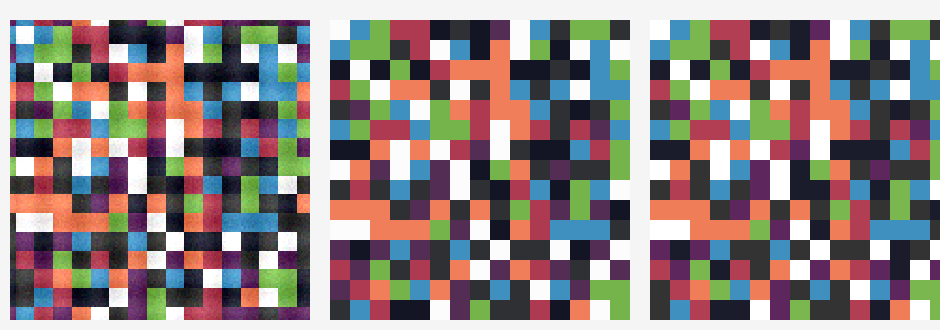
#> input picture assets/comparison.png, 940 x 330 px
$ python pixelart.py ../assets/comparison.png out.png
#> lines starting #> are read from the running program, lines starting #| are printed output that depends on the picture
#!/usr/bin/env python3
"""
pixelart.py — 把"看着像素化但其实有杂色/未对齐"的图（典型如 AI 生成的伪像素图）
重建成网格对齐、纯色块、固定调色板的真像素画。

核心三步：
  1) 估计真实块尺寸（行/列差分能量的自相关，找基频周期）
  2) 偏移对齐 + 每块取「众数色」（块内方差最小的对齐位置 + 分箱众数，干掉杂色/过渡色）
  3) 全局颜色量化（KMeans 自动调色板，或对齐到你指定的固定调色板）

依赖: numpy, Pillow, scikit-learn
    pip install numpy pillow scikit-learn

用法示例:
  # 自动估计块尺寸，量化到 32 色
  python pixelart.py in.png out.png --colors 32

  # 手动指定块大小为 8，量化到 16 色，并放大 8 倍方便看
  python pixelart.py in.png out.png --block 8 --colors 16 --upscale 8

  # 用固定调色板（十六进制列表或一张调色板图）
  python pixelart.py in.png out.png --block 8 --palette "#1a1c2c,#5d275d,#b13e53,#ef7d57"
  python pixelart.py in.png out.png --block 8 --palette mypalette.png
"""

import argparse
import numpy as np
from PIL import Image


# ---------------------------------------------------------------------------
# 1. 块尺寸估计
# ---------------------------------------------------------------------------
def _first_prominent_peak(signal, min_lag=2, max_lag=64):
    """对 1D 信号做自相关，返回第一个显著峰对应的 lag（即基频周期）。"""
    s = signal.astype(np.float64)
    s = s - s.mean()
    if np.allclose(s, 0):
        return None
    max_lag = min(max_lag, len(s) - 1)
    ac = np.array([np.dot(s[:-lag], s[lag:]) for lag in range(1, max_lag + 1)])
    if ac.max() <= 0:
        return None
    ac = ac / ac.max()
    thresh = 0.5  # 峰必须达到最大自相关的一半才算数
    for lag in range(min_lag, max_lag + 1):
        i = lag - 1
        left = ac[i - 1] if i - 1 >= 0 else -np.inf
        right = ac[i + 1] if i + 1 < len(ac) else -np.inf
        if ac[i] >= thresh and ac[i] >= left and ac[i] >= right:
            return lag
    return int(np.argmax(ac[min_lag - 1:])) + min_lag


def estimate_block_size(rgb):
    """从边界周期性估计块尺寸（取 x/y 方向估计的中位/较稳值）。"""
    g = rgb.astype(np.float64).mean(axis=2)
    # 竖直边界 -> 沿 x 的能量曲线
    col_energy = np.abs(np.diff(g, axis=1)).sum(axis=0)
    # 水平边界 -> 沿 y 的能量曲线
    row_energy = np.abs(np.diff(g, axis=0)).sum(axis=1)
    bx = _first_prominent_peak(col_energy)
    by = _first_prominent_peak(row_energy)
    cands = [b for b in (bx, by) if b]
    if not cands:
        return 8  # 兜底
    return int(round(np.mean(cands)))


# ---------------------------------------------------------------------------
# 2. 偏移对齐 + 每块取色
# ---------------------------------------------------------------------------
def _block_variance_at_offset(g, block, ox, oy):
    """给定偏移，计算所有完整块的「块内方差」之和（越小越对齐）。"""
    H, W = g.shape
    g2 = g[oy:oy + ((H - oy) // block) * block,
           ox:ox + ((W - ox) // block) * block]
    if g2.size == 0:
        return np.inf
    h, w = g2.shape
    blocks = g2.reshape(h // block, block, w // block, block)
    blocks = blocks.transpose(0, 2, 1, 3).reshape(-1, block * block)
    return float(blocks.var(axis=1).sum())


def best_offset(rgb, block):
    """在 [0,block) x [0,block) 中搜索让块内方差最小的对齐偏移。"""
    g = rgb.astype(np.float64).mean(axis=2)
    best, best_off = np.inf, (0, 0)
    for oy in range(block):
        for ox in range(block):
            v = _block_variance_at_offset(g, block, ox, oy)
            if v < best:
                best, best_off = v, (ox, oy)
    return best_off


def _dominant_color(pixels, bin_size=16):
    """块内「分箱众数」取色：先按 bin_size 量化分箱，取最大箱，
    再返回该箱内像素的真实均值。比直接取平均更能避开过渡色/杂色。"""
    keys = (pixels // bin_size).astype(np.int64)
    flat = keys[:, 0] * 100000 + keys[:, 1] * 1000 + keys[:, 2]
    vals, counts = np.unique(flat, return_counts=True)
    top = vals[np.argmax(counts)]
    mask = flat == top
    return pixels[mask].mean(axis=0)


def downscale_dominant(rgb, block, offset):
    """按块尺寸+偏移降采样，每块取众数色，得到 1 像素=1 块 的小图。"""
    ox, oy = offset
    H, W, _ = rgb.shape
    h_blocks = (H - oy) // block
    w_blocks = (W - ox) // block
    out = np.zeros((h_blocks, w_blocks, 3), dtype=np.float64)
    for by in range(h_blocks):
        for bx in range(w_blocks):
            y0 = oy + by * block
            x0 = ox + bx * block
            patch = rgb[y0:y0 + block, x0:x0 + block].reshape(-1, 3)
            out[by, bx] = _dominant_color(patch)
    return np.clip(out, 0, 255)


# ---------------------------------------------------------------------------
# 3. 颜色量化
# ---------------------------------------------------------------------------
def _parse_palette(spec):
    """支持 '#rrggbb,#rrggbb' 列表 或 一张调色板图片路径。"""
    if "," in spec or spec.strip().startswith("#"):
        cols = []
        for tok in spec.split(","):
            tok = tok.strip().lstrip("#")
            cols.append([int(tok[i:i + 2], 16) for i in (0, 2, 4)])
        return np.array(cols, dtype=np.float64)
    # 当作调色板图片：取其中所有唯一颜色
    pal = np.array(Image.open(spec).convert("RGB")).reshape(-1, 3)
    return np.unique(pal, axis=0).astype(np.float64)


def quantize_to_palette(small, palette):
    """把每个块颜色对齐到最近的调色板颜色（RGB 欧氏距离）。"""
    flat = small.reshape(-1, 3)
    d = np.linalg.norm(flat[:, None, :] - palette[None, :, :], axis=2)
    idx = d.argmin(axis=1)
    return palette[idx].reshape(small.shape)


def quantize_kmeans(small, n_colors):
    """用 KMeans 自动生成 n_colors 色调色板并对齐。"""
    from sklearn.cluster import KMeans
    flat = small.reshape(-1, 3)
    n = min(n_colors, len(np.unique(flat, axis=0)))
    km = KMeans(n_clusters=n, n_init=4, random_state=0).fit(flat)
    centers = km.cluster_centers_
    return centers[km.labels_].reshape(small.shape)


# ---------------------------------------------------------------------------
# 主流程
# ---------------------------------------------------------------------------
def process(in_path, out_path, block=None, colors=None,
            palette=None, upscale=1):
    rgb = np.array(Image.open(in_path).convert("RGB")).astype(np.float64)

    if block is None:
        block = estimate_block_size(rgb)
        print(f"[auto] 估计块尺寸 = {block}px")
    else:
        print(f"[manual] 块尺寸 = {block}px")

    off = best_offset(rgb, block)
    print(f"[align] 最佳偏移 = {off}")

    small = downscale_dominant(rgb, block, off)
    print(f"[downscale] 输出网格 = {small.shape[1]} x {small.shape[0]} 块")

    if palette is not None:
        pal = _parse_palette(palette)
        small = quantize_to_palette(small, pal)
        print(f"[quantize] 对齐到固定调色板 ({len(pal)} 色)")
    elif colors is not None:
        small = quantize_kmeans(small, colors)
        print(f"[quantize] KMeans 量化到 {colors} 色")

    small_u8 = small.round().astype(np.uint8)
    img = Image.fromarray(small_u8, "RGB")
    if upscale > 1:
        img = img.resize(
            (img.width * upscale, img.height * upscale), Image.NEAREST
        )
    img.save(out_path)
    print(f"[done] 已保存 -> {out_path} ({img.width}x{img.height})")


def main():
    p = argparse.ArgumentParser(
        description="把 AI 伪像素图重建为真像素画"
    )
    p.add_argument("input")
    p.add_argument("output")
    p.add_argument("--block", type=int, default=None,
                   help="手动指定块尺寸(px)；省略则自动估计")
    p.add_argument("--colors", type=int, default=None,
                   help="KMeans 自动调色板色数")
    p.add_argument("--palette", type=str, default=None,
                   help="固定调色板：'#rrggbb,#rrggbb...' 或调色板图片路径")
    p.add_argument("--upscale", type=int, default=1,
                   help="输出放大倍数(最近邻)，方便预览")
    a = p.parse_args()
    process(a.input, a.output, a.block, a.colors, a.palette, a.upscale)
#> in estimate_block_size, `g = rgb.astype(np.float64).mean(axis=2)`:
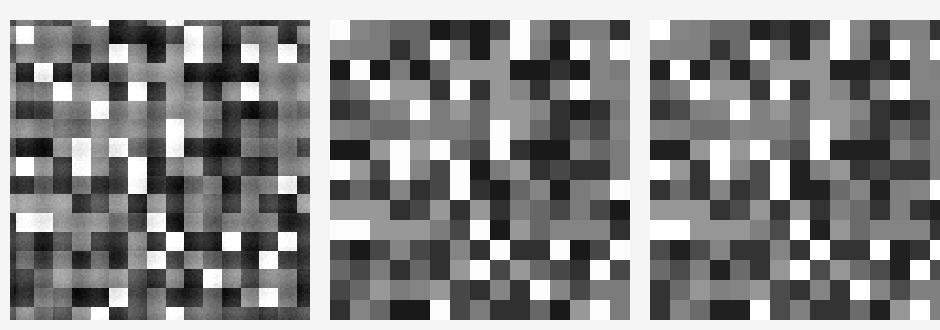
#> g: shape (330, 940) float64; min 0, max 255, mean 133.6
#> in estimate_block_size, `col_energy = np.abs(np.diff(g, axis=1)).sum(axis=0)`: col_energy = 939 values, max 43818 at index 9, min 0 at index 0, mean 1506.3
#> in estimate_block_size, `row_energy = np.abs(np.diff(g, axis=0)).sum(axis=1)`: row_energy = 329 values, max 125954 at index 319, min 0 at index 0, mean 4405.2
#> in _first_prominent_peak, `s = signal.astype(np.float64)`: s has the same summary as col_energy in estimate_block_size
#> in _first_prominent_peak, `s = s - s.mean()`: s = 939 values, max 42311.7 at index 9, min -1506.3 at index 0, mean 3.1e-13
#> in _first_prominent_peak, `max_lag = min(max_lag, len(s) - 1)`: max_lag = 64
#> in _first_prominent_peak, `ac = np.array([np.dot(s[:-lag], s[lag:]) for lag in range(1, max_lag +..`: ac = 64 values, max 1.78e+10 at index 19, min -1.93e+09 at index 0, mean -6189139.1
#> in _first_prominent_peak, `ac = ac / ac.max()`: ac = 64 values, max 1 at index 19, min -0.109 at index 0, mean -0.000349
#> the loop in _first_prominent_peak, `for lag in range(min_lag, max_lag + 1):` made 19 passes
#> (left, right) on passes 1 to 12: (-0.109, -0.101), (-0.0433, -0.0531), (-0.101, -0.0907), (-0.0531, -0.025), (-0.0907, -0.0766), (-0.025, -0.078), (-0.0766, -0.0634), (-0.078, -0.0868), (-0.0634, -0.048), (-0.0868, -0.0968), (-0.048, 0.00573), (-0.0968, -0.106)
#> in estimate_block_size, `bx = _first_prominent_peak(col_energy)`: bx = 20
#> the loop in _first_prominent_peak, `for lag in range(min_lag, max_lag + 1):` made 19 passes
#> (left, right) on passes 1 to 12: (-0.12, -0.0773), (-0.0677, -0.0721), (-0.0773, -0.168), (-0.0721, -0.018), (-0.168, -0.104), (-0.018, -0.0516), (-0.104, -0.0466), (-0.0516, -0.154), (-0.0466, -0.0156), (-0.154, -0.0967), (-0.0156, -0.000683), (-0.0967, -0.0925)
#> in estimate_block_size, `cands = [b for b in (bx, by) if b]`: cands = [20, 20]
#> in process, `block = estimate_block_size(rgb)`: block = 20
#| [auto] 估计块尺寸 = 20px
#> the loop in best_offset, `for oy in range(block):` made 20 passes
#> pass 1, in _block_variance_at_offset, `g2 = g[oy:oy + ((H - oy) // block) * block, ox:ox + ((W - ox) // block..`:
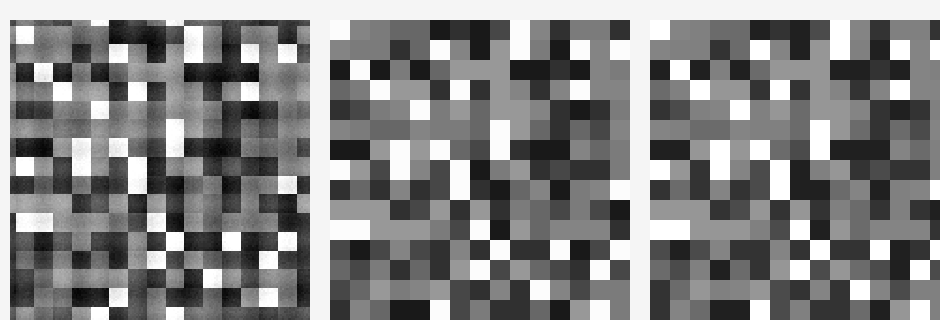
#> g2: shape (320, 940) float64; min 0, max 255, mean 130.2
#> pass 1, in _block_variance_at_offset, `blocks = blocks.transpose(0, 2, 1, 3).reshape(-1, block * block)`:
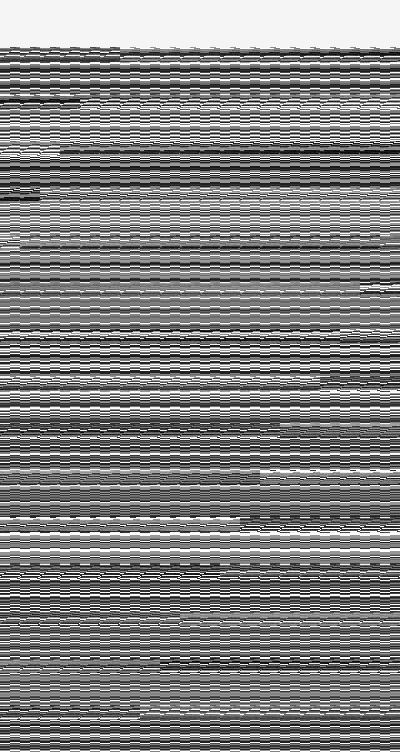
#> blocks: shape (752, 400) float64; min 0, max 255, mean 130.2
#> pass 1, in _block_variance_at_offset (call 2), `g2 = g[oy:oy + ((H - oy) // block) * block, ox:ox + ((W - ox) // block..`:
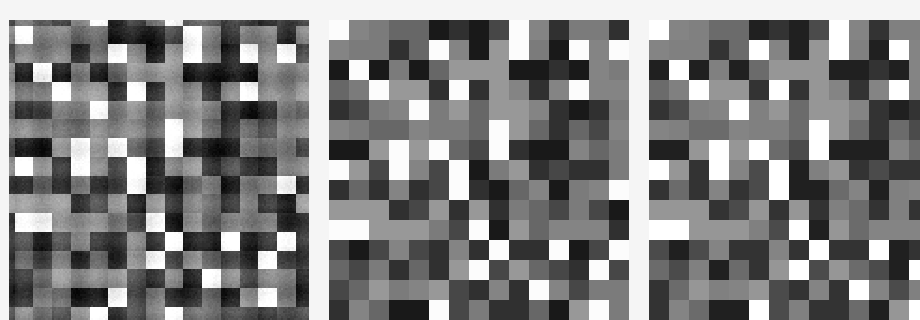
#> g2: shape (320, 920) float64; min 0, max 255, mean 129.9
#> pass 1, in _block_variance_at_offset (call 2), `blocks = blocks.transpose(0, 2, 1, 3).reshape(-1, block * block)`:
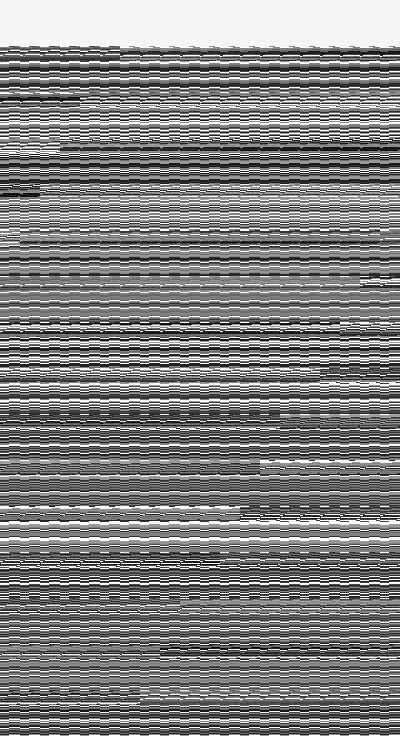
#> blocks: shape (736, 400) float64; min 0, max 255, mean 129.9
#| [align] 最佳偏移 = (10, 0)
#| [downscale] 输出网格 = 46 x 16 块
#> in process, `img = Image.fromarray(small_u8, "RGB")`:
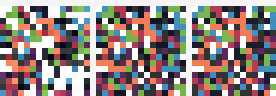
#> img: PIL image 46x16 RGB (shown 6 times larger); mean R, G, B 145.4, 133.8, 131.6
#| [done] 已保存 -> out.png (46x16)


if __name__ == "__main__":
    main()
